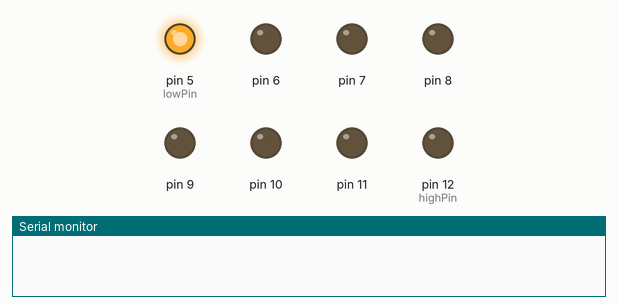
Recording of a sketch running on a simulated Arduino Uno, built with avr-gcc and run on an emulated ATmega328P. On the bench: output pins drawn as LEDs (lit = HIGH), the last lines printed to the serial monitor.

Above: at 0.02 s.
At 1.27 s:
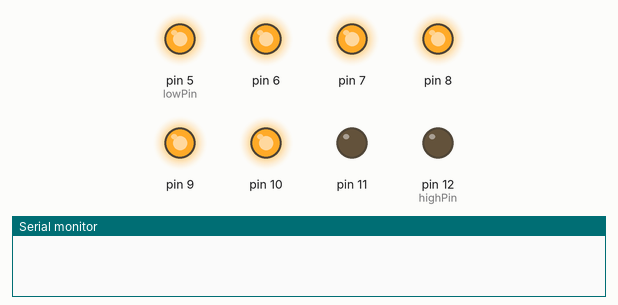
At 2.62 s:
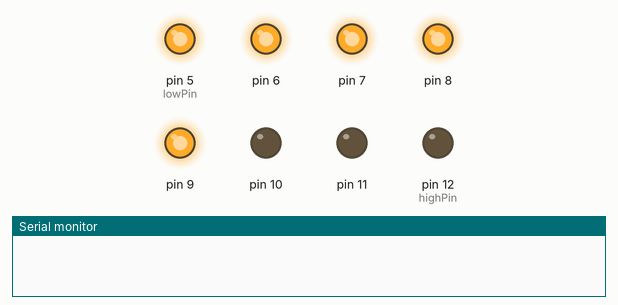
At 5.27 s:
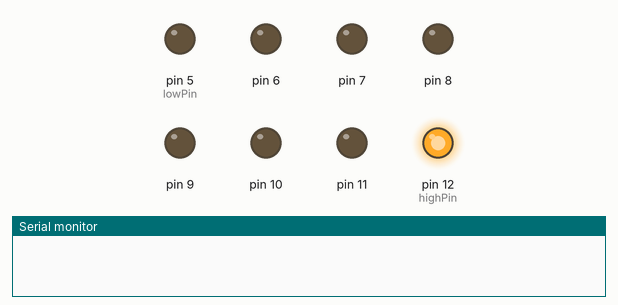
At 11.0 s:
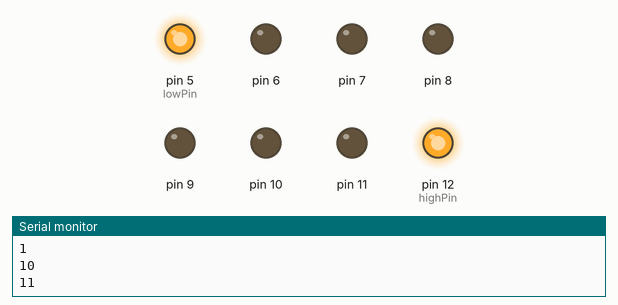
At 14.6 s:
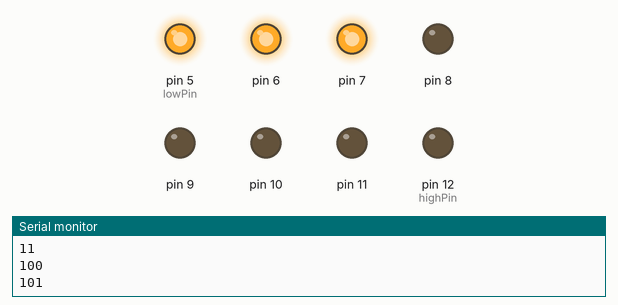
Timing chart, 0 to 14.9 s (numbered marks = the images above):
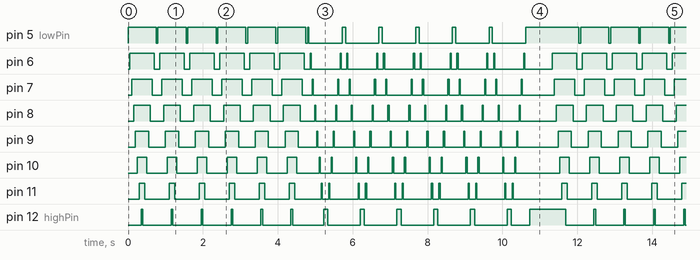

The sketch:

led_growing.ino
```cpp
//led_growing
// Harvey Cary
// hdcary3@gmail.com
// https://github.com/hcary/arduino
// 8/2016

const int delay_time1 = 50;     // Delay time
const int delay_time2 = 30;
const int lowPin = 5;     // Lowest pin used
const int highPin = 12;   // Highest pin used

/************************************************/
void setup()
{

  Serial.begin(9600);
  // Loop from lowest pin to highest pin setting pin mode
  for(int x = lowPin; x <= highPin; x = x + 1){
    pinMode(x,OUTPUT);
  }

}
/************************************************/
//the loop routine runs over and over again forever
void loop()
{

  for(int j = 0; j <= 5; j = j + 1){
    for(int x = lowPin; x <= highPin; x = x + 1){
      pinSwitch(x, HIGH, delay_time1);
    }

    for(int x = highPin; x >= lowPin; x = x - 1){
      pinSwitch(x, LOW, delay_time1);
    }
  }

  for(int j = 0; j <= 5; j = j + 1){

    for(int x = lowPin; x <= highPin; x = x + 1){
      pinSwitch(x, HIGH, delay_time2);
      if( x < highPin )
      {
        pinSwitch(x, LOW, delay_time2);
      }
    }

    pinSwitch(highPin, HIGH, delay_time1);

    for(int x = highPin; x >= lowPin; x = x - 1){
      pinSwitch(x, HIGH, delay_time2);
      if( x > lowPin )
      {
        pinSwitch(x, LOW, delay_time2);
      }


    }

    pinSwitch(lowPin, HIGH, delay_time2);

  }

  for(int j = 0; j <= 5; j = j + 1){
    Serial.print(j, 2);
    Serial.println();
    for(int x = highPin; x <= lowPin; x = x - 1){
        pinSwitch(x, LOW, 0);
    }

    for(int x = highPin; x <= lowPin; x = x - 1){
      Serial.print(x,2);
      pinSwitch(x, HIGH, delay_time1);
      if( x > lowPin )
      {
        pinSwitch(x, LOW, delay_time1);
        Serial.print(" LED OFF");
      }
    }

    pinSwitch(lowPin, HIGH, delay_time1);

    for(int x = lowPin; x >= highPin; x = x + 1){
      pinSwitch(x, HIGH, delay_time1);
      if( x < highPin )
      {
        pinSwitch(x, LOW, delay_time1);
      }


    }

    pinSwitch(highPin, HIGH, delay_time1);

  }

}
/*************************************************/

void pinSwitch( int pinNum, int level, int myDelay )
{

  digitalWrite(pinNum, level);//turn the LED on
  delay(myDelay);

}
```

Measured:
- by itself, pin 5 (lowPin), pin 6–11, pin 12 (highPin): moves between LOW and HIGH, repeating every 11.3 s
